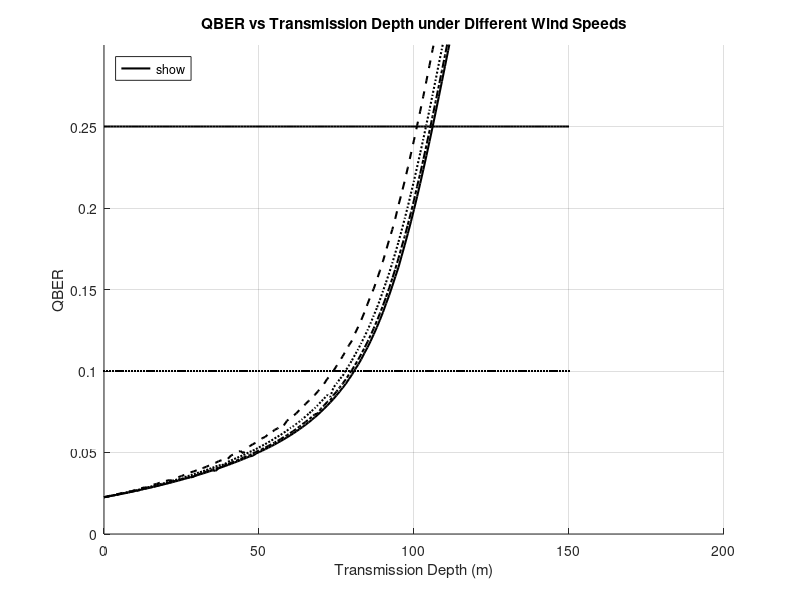

Here is the MATLAB script that generated this plot:
clc; close all; clear;

% Constants
R_d = 0.0125;
A = 30 * 10^-4; % Convert from cm^2 to m^2
delta_t_prime = 200 * 10^-15; % Convert ps to s
delta_t = 35 * 10^-9; % Convert ns to s
delta_lambda = 0.12 * 10^-9; % Convert nm to m
lambda = 480 * 10^-9; % Convert nm to m
phi = 26 *(pi/180) ; % Convert degrees to radians
omega = 2*pi*(1 - cos(phi));
h = 6.626 * (10^-34); % Planck's constant
c = 3 * 10^5; % Speed of light
I_dc = 30; % Dark current in Hz    
u = 0.5; % Photon no. per pulse
eta = 0.3; % Quantum efficiency
x_c = 0.075; % Attenuation coefficient (m^-1)
r = linspace(0,150,151); % Distance range
v = [5, 10, 20, 40]; % Wind speeds
alpha = 50*(pi/180); % Angle in rad
n1 = 1.0; % Refractive index of air
n2 = 1.33; % Refractive index of water

% Calculate background radiation power reaching detector
p_s = (R_d * A * delta_t_prime * lambda * delta_lambda * omega) / (4 * h * c * delta_t);

% Function to calculate the number of photons arriving at the receiver
N = ((u * eta) .* exp(-x_c .* r))/ (4 * delta_t);

% Loop over wind speeds
for i = 1:length(v)
    wind_speed = v(i);
    
    % Calculate sigma^2 based on wind speed
    sigma2 = (0.003+ 0.000512) .* wind_speed;
    
    % Generate random values of beta based on the distribution
    rand_vals = 2*pi.*rand(1, 151); % Generate random numbers in [0, 1]
    beta_vals = atan(sqrt(-sigma2 .* log(rand_vals)))*(pi/180) ; % Calculate beta
    
    % Determine theta_1 range based on beta and alpha
    theta_min = abs(beta_vals - alpha);
    theta_max = beta_vals + alpha;
    theta_1 = (theta_min + (theta_max - theta_min) .*rand_vals); % Random distribution
    
    % Fresnel transmission coefficients
    theta_2 = (asin((n1 .* sind(theta_1) / n2)))*(pi/180);
    t_p = (2 * sin(theta_2) .* cos(theta_1)) ./ (sin(theta_1 + theta_2) .* cos(theta_1 - theta_2));
    t_s = (2 * sin(theta_2) .* cos(theta_1)) ./ (sin(theta_1 +theta_2));
    
    % Calculate photon deviation angle
    theta_dev = abs((atan(t_p ./ t_s))- (pi / 4));
    
    % Quantum efficiency based on photon deviation angle
    eta_p = (sin(theta_dev)).^2;
    
    % Modify attenuation coefficient based on wind speed
    attenuation_factor = 1.2+(wind_speed/1000 );  % Simple model of attenuation
    modified_x_c = x_c .* attenuation_factor;   % Modify attenuation coefficient based on wind speed
    N_modified =( u * eta / (4 * delta_t)) .* exp(-modified_x_c .* r); % Adjust photon count
    
    % Store QBER values for the current wind speed in QBER_values matrix
    QBER_values(i, :) =((N .* eta_p )+ I_dc + p_s) ./ ((2 .* N_modified) + (2 * I_dc) + (2 * p_s));
end

% Define QBER thresholds for safe transmission depths
threshold_simple_attack = 0.25; % QBER <= 25%
threshold_quantum_attack = 0.10; % QBER <= 10%

% Plot QBER vs Transmission Depth
figure;
hold on;
colors = {'k-', 'k-.', 'k:', 'k--'}; % Colors and line styles for different wind speeds

% Plot QBER for each wind speed with the new colors and styles
for i = 1:length(v)
    plot(r, QBER_values(i, :), colors{i}, 'LineWidth', 1.5, 'DisplayName', sprintf('v = %d m/s', v(i)));
end

% Add thresholds as horizontal lines using plot
plot(r, threshold_simple_attack * ones(size(r)), 'k', 'LineWidth', 1.5, 'DisplayName', 'Simple Attack Threshold (25%)');
plot(r, threshold_quantum_attack * ones(size(r)), 'k.', 'LineWidth', 1.5, 'DisplayName', 'Quantum Attack Threshold (10%)');

% Axis labels and legend
xlabel('Transmission Depth (m)');
ylabel('QBER');
title('QBER vs Transmission Depth under Different Wind Speeds');
legend('show', 'Location', 'northwest');
grid on;

% Set the y-axis limits from 0.0 to 0.3
ylim([0.0 0.3]);

hold off;
